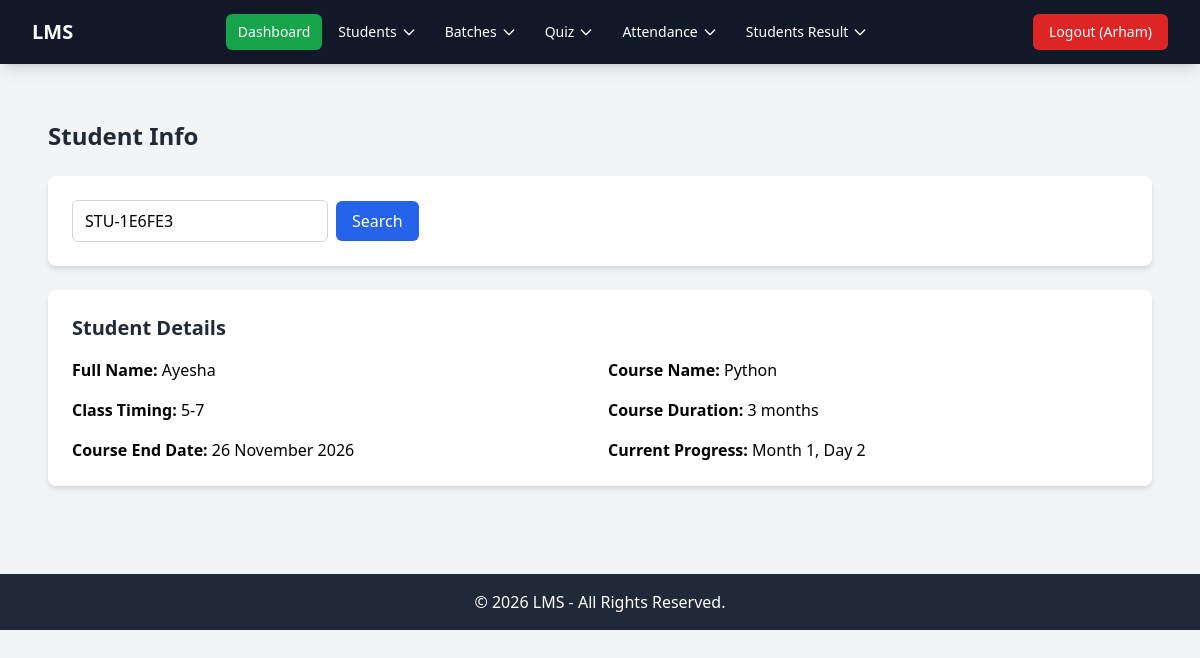
The app's page /teacher/controller/search_student.php?student_id=STU-1E6FE3 (signed in) with its own data.
### tables this page shows
CREATE TABLE `students` (
  `id` int(11) NOT NULL,
  `student_id` varchar(20) NOT NULL,
  `full_name` varchar(100) NOT NULL,
  `father_name` varchar(100) NOT NULL,
  `contact_number` varchar(20) NOT NULL,
  `gender` enum('male','female','other') NOT NULL,
  `dob` date NOT NULL,
  `address` text NOT NULL,
  `email` varchar(100) NOT NULL,
  `password` varchar(255) NOT NULL,
  `joining_date` date NOT NULL,
  `course_name` varchar(100) NOT NULL,
  `class_timing` varchar(100) NOT NULL,
  `course_duration` varchar(50) NOT NULL,
  `student_pic` varchar(255) DEFAULT NULL,
  `cnic_pic` varchar(255) DEFAULT NULL,
  `highest_education` enum('intermediate','undergraduate','postgraduate','matric') NOT NULL,
  `status` enum('pending','process','active') NOT NULL DEFAULT 'pending',
  `teacher_id` int(11) DEFAULT NULL,
  `created_at` timestamp NOT NULL DEFAULT current_timestamp()
);

### teacher/controller/search_student.php (called while the page is built, shortened)
<?php
$teacher_id = $_SESSION['user_id'];
$searched_student = null;
if (isset($_GET['student_id']) && trim($_GET['student_id']) !== '') {
    $search_term = trim($_GET['student_id']);
    $stmt = $conn->prepare("
        SELECT id, student_id, full_name, course_name, class_timing,
               course_duration, joining_date
        FROM students
        WHERE student_id = ? AND teacher_id = ?
    ");
    $stmt->bind_param("si", $search_term, $teacher_id);
    $stmt->execute();
    $result = $stmt->get_result();
    if ($row = $result->fetch_assoc()) {
        $searched_student = $row;
        $joining_date = $row['joining_date'];
        $duration_months = intval($row['course_duration']);
        $end_date = date('Y-m-d', strtotime("+$duration_months months", strtotime($joining_date)));
        $searched_student['course_end_date'] = $end_date;
        $start = new DateTime($joining_date);
        $now = new DateTime();
        $interval = $start->diff($now);
        $days_elapsed = (int) $interval->format('%a');
        $months_elapsed = ($interval->y * 12) + $interval->m + 1;
        $searched_student['current_course_month'] = $months_elapsed;
        $searched_student['days_elapsed'] = $days_elapsed;
    } else {
        $error = 'No student found with this ID under your supervision.';
    }
}
include BASE_PATH . 'teacher/view/search_student.php';
?>

### teacher/view/search_student.php (the view, shortened to what this page needs)
<div class="max-w-7xl mx-auto px-4 py-8">
    <h1 class="text-2xl font-bold text-gray-800 mb-6">Student Info</h1>
    <div class="bg-white shadow-md rounded-lg p-6 mb-6">
        <form method="GET" action="" class="flex items-center space-x-2">
            <input type="text" name="student_id" placeholder="Enter Student ID (e.g., STU-xxxxx)"
                   value="<?php echo htmlspecialchars($_GET['student_id'] ?? ''); ?>"
                   class="border border-gray-300 rounded-md px-3 py-2 w-64 focus:outline-none focus:ring-2 focus:ring-blue-500">
            <button type="submit" class="bg-blue-600 hover:bg-blue-700 text-white font-medium py-2 px-4 rounded-md">
                Search
            </button>
        </form>
    </div>
    <?php if ($searched_student): ?>
        <div class="bg-white shadow-md rounded-lg p-6">
            <h2 class="text-xl font-semibold text-gray-800 mb-4">Student Details</h2>
            <div class="grid grid-cols-2 gap-4">
                <p><strong>Full Name:</strong> <?php echo htmlspecialchars($searched_student['full_name']); ?></p>
                <p><strong>Course Name:</strong> <?php echo htmlspecialchars($searched_student['course_name']); ?></p>
                <p><strong>Class Timing:</strong> <?php echo htmlspecialchars($searched_student['class_timing']); ?></p>
                <p><strong>Course Duration:</strong> <?php echo htmlspecialchars($searched_student['course_duration']); ?> months</p>
                <p><strong>Course End Date:</strong> <?php echo date('j F Y', strtotime($searched_student['course_end_date'])); ?></p>
                <p><strong>Current Progress:</strong> Month <?php echo $searched_student['current_course_month']; ?>, Day <?php echo $searched_student['days_elapsed']; ?></p>
            </div>
        </div>
    <?php endif; ?>
</div>

### records on screen
students: full_name "Ayesha", course_name "Python", class_timing "5-7", course_duration "3"

### other values on screen
$user_name "Arham"
date('j F Y', strtotime($searched_student['course_end_date'])) "26 November 2026"
$searched_student['current_course_month'] "1"
$searched_student['days_elapsed'] "2"
